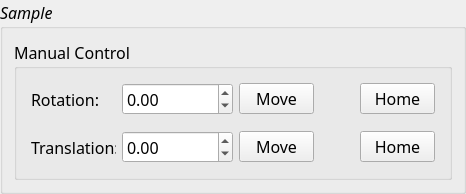
             <widget class="QGroupBox" name="sample_movement_groupbox">
              <property name="font">
               <font>
                <family>Segoe UI Semibold</family>
                <pointsize>12</pointsize>
                <italic>true</italic>
               </font>
              </property>
              <property name="title">
               <string>Sample</string>
              </property>
              <property name="flat">
               <bool>true</bool>
              </property>
              <layout class="QVBoxLayout" name="verticalLayout_4">
               <item>
                <widget class="QGroupBox" name="groupBox_8">
                 <property name="maximumSize">
                  <size>
                   <width>595</width>
                   <height>16777215</height>
                  </size>
                 </property>
                 <property name="font">
                  <font>
                   <italic>false</italic>
                  </font>
                 </property>
                 <property name="title">
                  <string>Manual Control</string>
                 </property>
                 <layout class="QVBoxLayout" name="verticalLayout_15">
                  <item>
                   <layout class="QHBoxLayout" name="horizontalLayout_11">
                    <property name="leftMargin">
                     <number>5</number>
                    </property>
                    <property name="topMargin">
                     <number>5</number>
                    </property>
                    <property name="rightMargin">
                     <number>5</number>
                    </property>
                    <property name="bottomMargin">
                     <number>5</number>
                    </property>
                    <item>
                     <widget class="QLabel" name="label_4">
                      <property name="minimumSize">
                       <size>
                        <width>85</width>
                        <height>0</height>
                       </size>
                      </property>
                      <property name="maximumSize">
                       <size>
                        <width>85</width>
                        <height>16777215</height>
                       </size>
                      </property>
                      <property name="text">
                       <string>Rotation:</string>
                      </property>
                     </widget>
                    </item>
                    <item>
                     <widget class="QDoubleSpinBox" name="sample_rotate_spin">
                      <property name="minimumSize">
                       <size>
                        <width>111</width>
                        <height>0</height>
                       </size>
                      </property>
                      <property name="maximumSize">
                       <size>
                        <width>111</width>
                        <height>16777215</height>
                       </size>
                      </property>
                      <property name="minimum">
                       <double>-16777215.000000000000000</double>
                      </property>
                      <property name="maximum">
                       <double>16777215.000000000000000</double>
                      </property>
                     </widget>
                    </item>
                    <item>
                     <widget class="QPushButton" name="sample_rotate_move_button">
                      <property name="minimumSize">
                       <size>
                        <width>75</width>
                        <height>0</height>
                       </size>
                      </property>
                      <property name="maximumSize">
                       <size>
                        <width>75</width>
                        <height>16777215</height>
                       </size>
                      </property>
                      <property name="text">
                       <string>Move</string>
                      </property>
                     </widget>
                    </item>
                    <item>
                     <spacer name="horizontalSpacer_8">
                      <property name="orientation">
                       <enum>Qt::Horizontal</enum>
                      </property>
                      <property name="sizeHint" stdset="0">
                       <size>
                        <width>40</width>
                        <height>20</height>
                       </size>
                      </property>
                     </spacer>
                    </item>
                    <item>
                     <widget class="QPushButton" name="sample_rotate_home_button">
                      <property name="minimumSize">
                       <size>
                        <width>75</width>
                        <height>0</height>
                       </size>
                      </property>
                      <property name="maximumSize">
                       <size>
                        <width>75</width>
                        <height>16777215</height>
                       </size>
                      </property>
                      <property name="text">
                       <string>Home</string>
                      </property>
                     </widget>
                    </item>
                   </layout>
                  </item>
                  <item>
                   <layout class="QHBoxLayout" name="horizontalLayout_15">
                    <property name="leftMargin">
                     <number>5</number>
                    </property>
                    <property name="topMargin">
                     <number>5</number>
                    </property>
                    <property name="rightMargin">
                     <number>5</number>
                    </property>
                    <property name="bottomMargin">
                     <number>5</number>
                    </property>
                    <item>
                     <widget class="QLabel" name="label_5">
                      <property name="minimumSize">
                       <size>
                        <width>85</width>
                        <height>0</height>
                       </size>
                      </property>
                      <property name="maximumSize">
                       <size>
                        <width>85</width>
                        <height>16777215</height>
                       </size>
                      </property>
                      <property name="text">
                       <string>Translation:</string>
                      </property>
                     </widget>
                    </item>
                    <item>
                     <widget class="QDoubleSpinBox" name="sample_trans_spin">
                      <property name="minimumSize">
                       <size>
                        <width>111</width>
                        <height>0</height>
                       </size>
                      </property>
                      <property name="maximumSize">
                       <size>
                        <width>111</width>
                        <height>16777215</height>
                       </size>
                      </property>
                      <property name="minimum">
                       <double>-16777215.000000000000000</double>
                      </property>
                      <property name="maximum">
                       <double>16777215.000000000000000</double>
                      </property>
                     </widget>
                    </item>
                    <item>
                     <widget class="QPushButton" name="sample_trans_move_button">
                      <property name="minimumSize">
                       <size>
                        <width>75</width>
                        <height>0</height>
                       </size>
                      </property>
                      <property name="maximumSize">
                       <size>
                        <width>75</width>
                        <height>16777215</height>
                       </size>
                      </property>
                      <property name="text">
                       <string>Move</string>
                      </property>
                     </widget>
                    </item>
                    <item>
                     <spacer name="horizontalSpacer_11">
                      <property name="orientation">
                       <enum>Qt::Horizontal</enum>
                      </property>
                      <property name="sizeHint" stdset="0">
                       <size>
                        <width>40</width>
                        <height>20</height>
                       </size>
                      </property>
                     </spacer>
                    </item>
                    <item>
                     <widget class="QPushButton" name="sample_trans_home_button">
                      <property name="minimumSize">
                       <size>
                        <width>75</width>
                        <height>0</height>
                       </size>
                      </property>
                      <property name="maximumSize">
                       <size>
                        <width>75</width>
                        <height>16777215</height>
                       </size>
                      </property>
                      <property name="text">
                       <string>Home</string>
                      </property>
                     </widget>
                    </item>
                   </layout>
                  </item>
                 </layout>
                </widget>
               </item>
              </layout>
             </widget>
